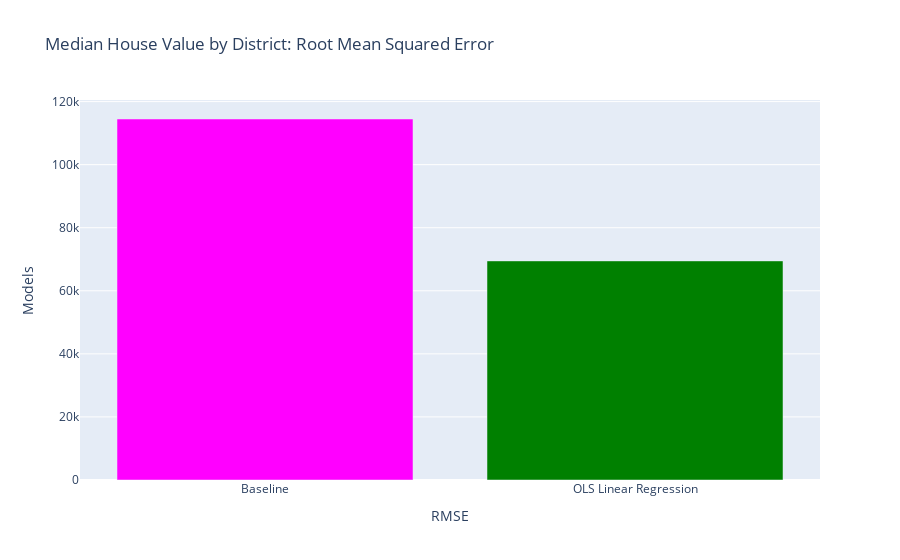

Notebook cell for this chart:
### Code cell
# Bar chart with plotly: RMSE
import plotly.graph_objects as go
trace = go.Bar(x=list(evaluation_df.index), y=evaluation_df['RMSE'], marker=dict(color=['magenta', 'green']))
layout = go.Layout(title = 'Median House Value by District: Root Mean Squared Error', # Graph title
    yaxis = dict(title = 'Models'), # x-axis label
    xaxis = dict(title = 'RMSE'), # y-axis label  
                  ) 

fig = go.Figure(data = [trace], layout=layout)
fig

### Figure 1 — Plotly figure (JSON) as saved in the notebook; plotly's stock layout.template omitted (floating-point values rounded to 4 significant figures)
{"data": [{"marker": {"color": ["magenta", "green"]}, "type": "bar", "x": ["Baseline", "OLS Linear Regression"], "y": [114485, 69479]}], "layout": {"autosize": true, "title": {"text": "Median House Value by District: Root Mean Squared Error"}, "xaxis": {"autorange": true, "range": [-0.5, 1.5], "title": {"text": "RMSE"}, "type": "category"}, "yaxis": {"autorange": true, "range": [0, 120500.0], "title": {"text": "Models"}, "type": "linear"}}}
